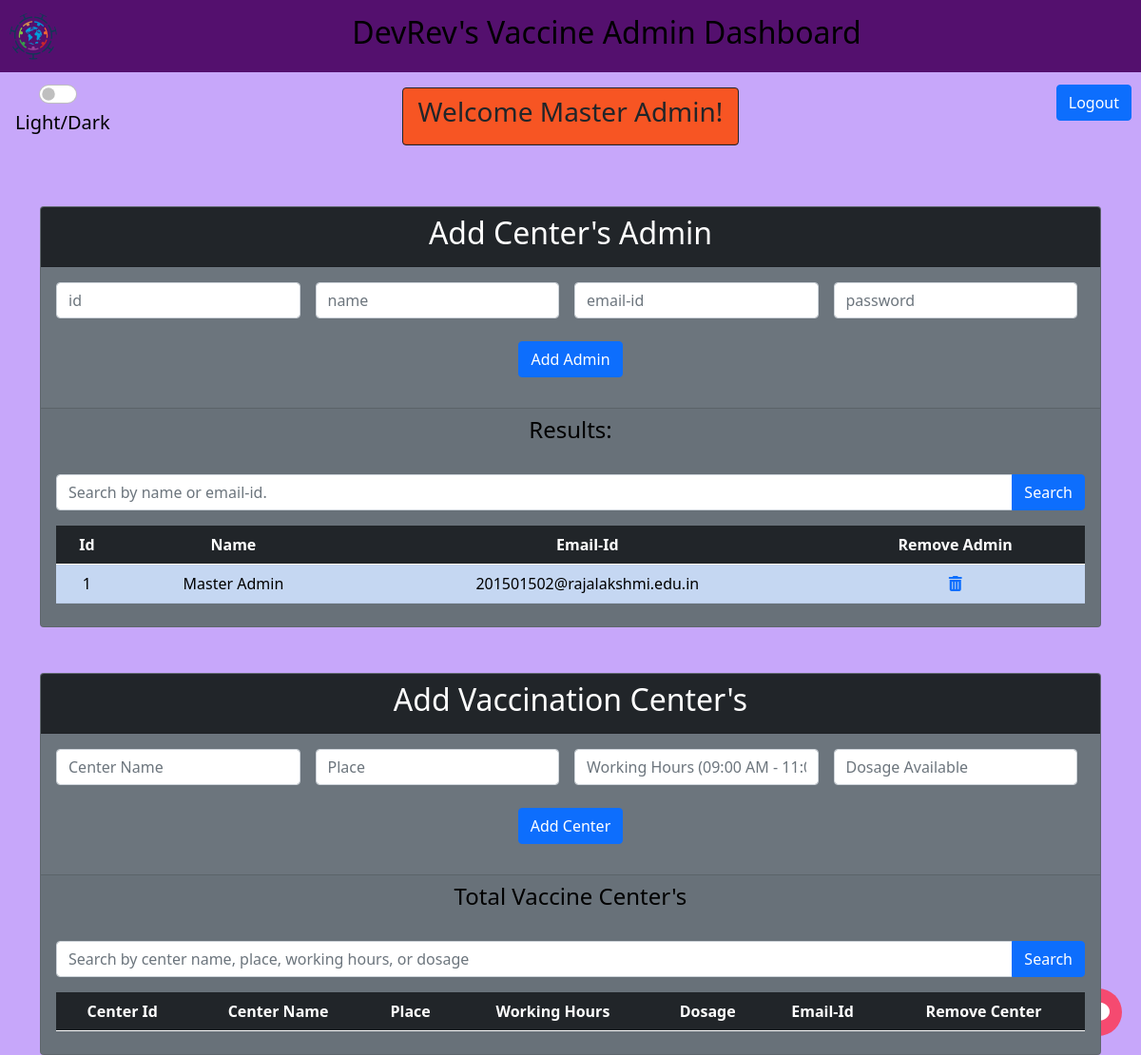
The page /admin/dashboard (signed in) on the database as committed earlier.
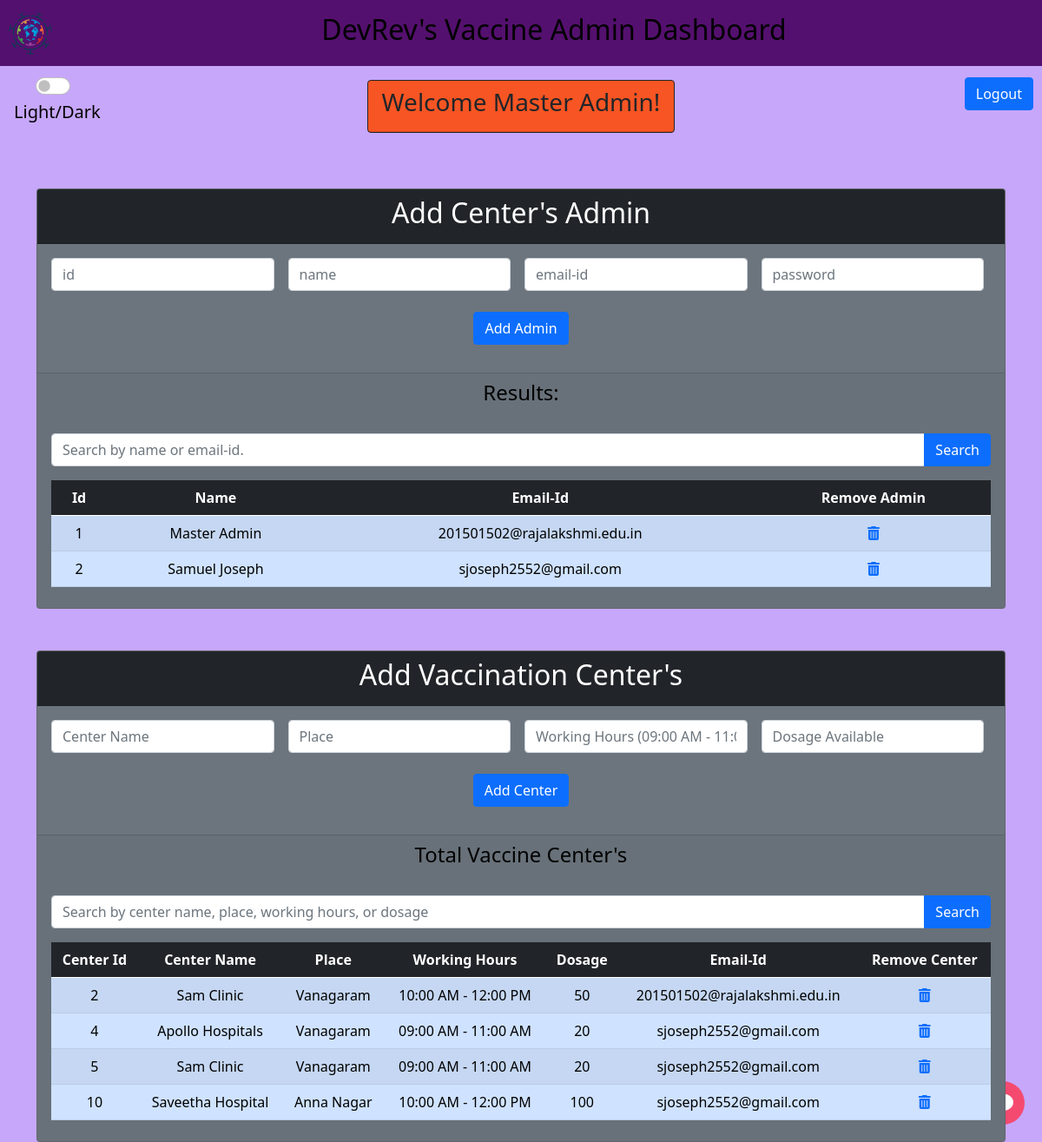
The same page on the database as committed later.
### tables this page shows
CREATE TABLE Admin (
                    id INTEGER,
                    name TEXT,
                    email_id TEXT PRIMARY KEY,
                    password TEXT,
                    otp INTEGER
                );

CREATE TABLE VaccinationCenter (
                    center_id INTEGER PRIMARY KEY AUTOINCREMENT,
                    admin_email_id TEXT,
                    place TEXT,
                    center_name TEXT,
                    dosage INTEGER,
                    working_hour TEXT,
                    FOREIGN KEY (admin_email_id) REFERENCES Admin(email_id)
                );

### app.py (the view, shortened to what this page needs)
@app.route('/admin/dashboard')
def admin_dashboard():
    try:
        if 'user_id' in session:
            user_id = session['user_id']
            conn = sqlite3.connect('vaccination_app.db')
            cursor = conn.cursor()
            user_query = '''
            SELECT * FROM Admin WHERE email_id = ?
            '''
            cursor.execute(user_query, (user_id,))
            user = cursor.fetchone()
            if user and user_id == '201501502@rajalakshmi.edu.in':
                name = user[1]  # Assuming the name is stored in the 2nd column
                table_query = '''
                SELECT * FROM Admin
                '''
                cursor.execute(table_query)
                table_data = cursor.fetchall()
                table_query2 = '''
                SELECT * FROM VaccinationCenter
                '''
                cursor.execute(table_query2)
                table_data2 = cursor.fetchall()
                cursor.close()
                conn.close()
                return render_template('admin_dash.html', name=name, table_data=table_data, table_data2=table_data2)
    except:
        return "Ran into Some Issues go back and Try Again."
    return redirect('/admin/login')

### templates/admin_dash.html (shortened to what this page needs)
<!doctype html>
<html lang="en">
<head>
    <link href="https://cdn.jsdelivr.net/npm/bootstrap@5.0.2/dist/css/bootstrap.min.css" rel="stylesheet"
>
    <link rel="stylesheet" href="https://cdnjs.cloudflare.com/ajax/libs/font-awesome/6.4.0/css/all.min.css"
 />
</head>
<body class="light">
    <nav class="navbar navbar-light">
        <a style="margin-left: 10px;" class="navbar-brand" href="#">
            <img src="static/logo.svg" alt="logo" width="50" height="50" style="border-radius: 50%;">
        </a>
        <span class="mx-auto">
            <h2>DevRev's Vaccine Admin Dashboard</h2>
        </span>
    </nav>
    <div style="margin-left: 50px; border: 3px; border-color: black;" class="form-check form-switch btn-lg">
        <input style="margin-left: -25px;cursor: pointer;" class="form-check-input" type="checkbox"
            id="flexSwitchCheckDefault">
        <br>
        <label style="margin-left: -50px;cursor: pointer;" class="form-check-label"
            for="flexSwitchCheckDefault">Light/Dark</label>
    </div>
    <div class="d-grid gap-2 d-md-flex justify-content-md-end" style="margin-top:-65px; margin-right: 10px;">
        <button class="btn btn-primary" type="button" onclick="location.href='/logout'">Logout</button>
    </div>
    <div class="d-grid gap-2 d-md-flex justify-content-md-center">
        <div class="card border-dark mb-3" style="max-width: 30rem; margin-top: -35px; background-color: #ff5825;">
            <div class="card-header text-dark text-center">
                <h3>Welcome {{name}}!</h3>
            </div>
        </div>
    </div>
    <div class="chat-icon" onclick="openChat()">
    </div>
    <br><br>
    <div class="container">
        <div class="card text-center bg-secondary">
            <div class="card-header text-white bg-dark">
                <h2>Add Center's Admin</h2>
            </div>
            <div class="card-body text-white bg-secondary mb-3">
                <form action="/admin/add_admin" method="POST">
                    <div class="d-grid gap-2 d-md-flex justify-content-center">
                        <input class="form-control me-2" name="id" type="text" required placeholder="id">
                        <input class="form-control me-2" name="name" type="text" required placeholder="name">
                        <input class="form-control me-2" name="email" type="email" required placeholder="email-id">
                        <input class="form-control me-2" name="password" type="password" required placeholder="password">
                    </div>
                    <br>
                    <button type="submit" class="btn btn-primary">Add Admin</button>
                </form>
            </div>
            <div class="card-footer">
                <h4>Results:</h4>
                <br>
                <form id="search-form">
                    <div class="input-group mb-3">
                        <input type="text" class="form-control search-input" placeholder="Search by name or email-id.">
                        <button type="button" class="btn btn-primary search-button">Search</button>
                    </div>
                </form>
                <table class="table table-striped">
                    <thead class="table-dark">
                        <tr>
                            <th>Id</th>
                            <th>Name</th>
                            <th>Email-Id</th>
                            <th>Remove Admin</th>
                        </tr>
                    </thead>
                    <tbody class="table-primary">
                        {% for row in table_data %}
                        <tr>
                            <td>{{ row[0] }}</td>
                            <td>{{ row[1] }}</td>
                            <td>{{ row[2] }}</td>
                            <td>
                                <a href="/admin/remove/{{ row[0] }}" class="delete-admin">
                                    <i class="fas fa-trash-alt"></i>
                                </a>
                            </td>
                        </tr>
                        {% endfor %}
                    </tbody>
                </table>
            </div>
        </div>
    </div>
    <br><br>
    <div class="container">
        <div class="card text-center bg-secondary">
            <div class="card-header text-white bg-dark">
                <h2>Add Vaccination Center's</h2>
            </div>
            <div class="card-body text-white bg-secondary mb-3">
                <form action="/admin/add_center" method="POST">
                    <div class="d-grid gap-2 d-md-flex justify-content-center">
                        <input class="form-control me-2" name="center_name" type="text" required placeholder="Center Name">
                        <input class="form-control me-2" name="place" type="text" required placeholder="Place">
                        <input class="form-control me-2" name="working_hour" type="text" required placeholder="Working Hours (09:00 AM - 11:00 AM)">
                        <input class="form-control me-2" name="dosage" type="number" required placeholder="Dosage Available">
                    </div>
                    <br>
                    <button type="submit" class="btn btn-primary">Add Center</button>
                </form>
            </div>
            <div class="card-footer">
                <h4>Total Vaccine Center's</h4>
                <br>
                <form id="search-form2">
                    <div class="input-group mb-3">
                        <input type="text" class="form-control search-input" placeholder="Search by center name, place, working hours, or dosage">
                        <button type="button" class="btn btn-primary search-button">Search</button>
                    </div>
                </form>
                <table class="table table-striped">
                    <thead class="table-dark">
                        <tr>
                            <th>Center Id</th>
                            <th>Center Name</th>
                            <th>Place</th>
                            <th>Working Hours</th>
                            <th>Dosage</th>
                            <th>Email-Id</th>
                            <th>Remove Center</th>
                        </tr>
                    </thead>
                    <tbody class="table-primary">
                        {% for row in table_data2 %}
                        <tr>
                            <td>{{ row[0] }}</td>
                            <td>{{ row[3] }}</td>
                            <td>{{ row[2] }}</td>
                            <td>{{ row[5] }}</td>
                            <td>{{ row[4] }}</td>
                            <td>{{ row[1] }}</td>
                            <td>
                                <a href="/admin/remove_center/{{ row[0] }}" class="delete-center">
                                    <i class="fas fa-trash-alt"></i>
                                </a>
                            </td>
                        </tr>
                        {% endfor %}
                    </tbody>
                </table>
            </div>
        </div>
    </div>
</body>
</html>

### templates/admin_dash.html (style rules this page uses)
body.light { background-color: #c7a7fa; color: #000000; }
.navbar { background-color: rgb(84, 16, 110); }
.chat-icon { position: fixed; bottom: 20px; right: 20px; width: 50px; height: 50px; background-color: #f54a70; border-radius: 50%; display: flex; justify-content: center; align-items: center; color: #ffffff; font-size: 24px; cursor: pointer; }

Rows that differ between the two databases and show on the page:
added Admin: id "2", name "Samuel Joseph", email_id "sjoseph2552@gmail.com"
added VaccinationCenter: center_id "2", center_name "Sam Clinic", place "Vanagaram", working_hour "10:00 AM - 12:00 PM", dosage "50", admin_email "201501502@rajalakshmi.edu.in"
added VaccinationCenter: center_id "4", center_name "Apollo Hospitals", place "Vanagaram", working_hour "09:00 AM - 11:00 AM", dosage "20", admin_email "sjoseph2552@gmail.com"
added VaccinationCenter: center_id "5", center_name "Sam Clinic", place "Vanagaram", working_hour "09:00 AM - 11:00 AM", dosage "20", admin_email "sjoseph2552@gmail.com"
added VaccinationCenter: center_id "10", center_name "Saveetha Hospital", place "Anna Nagar", working_hour "10:00 AM - 12:00 PM", dosage "100", admin_email "sjoseph2552@gmail.com"
